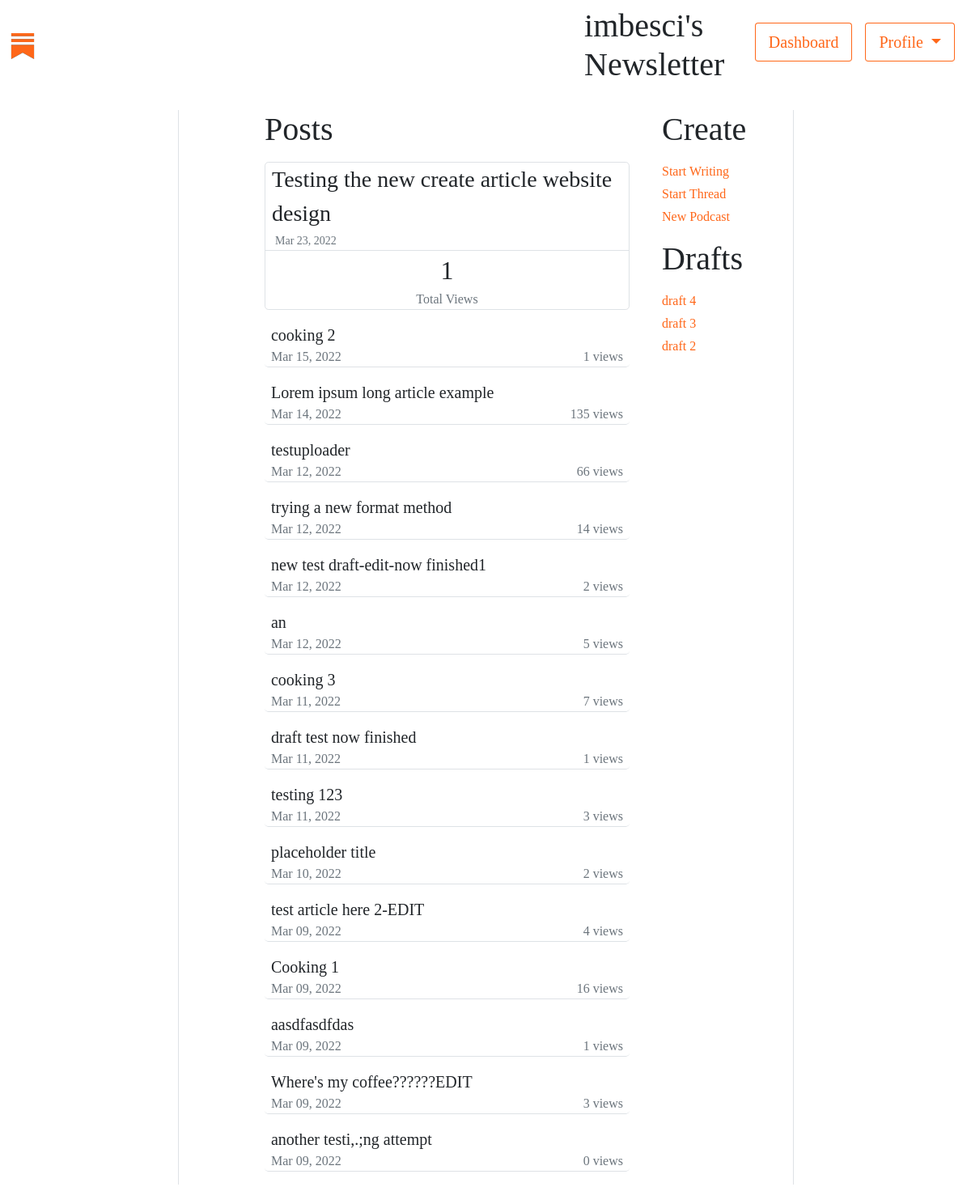
Page /accounts/profile/ (signed in) on the earlier database version.
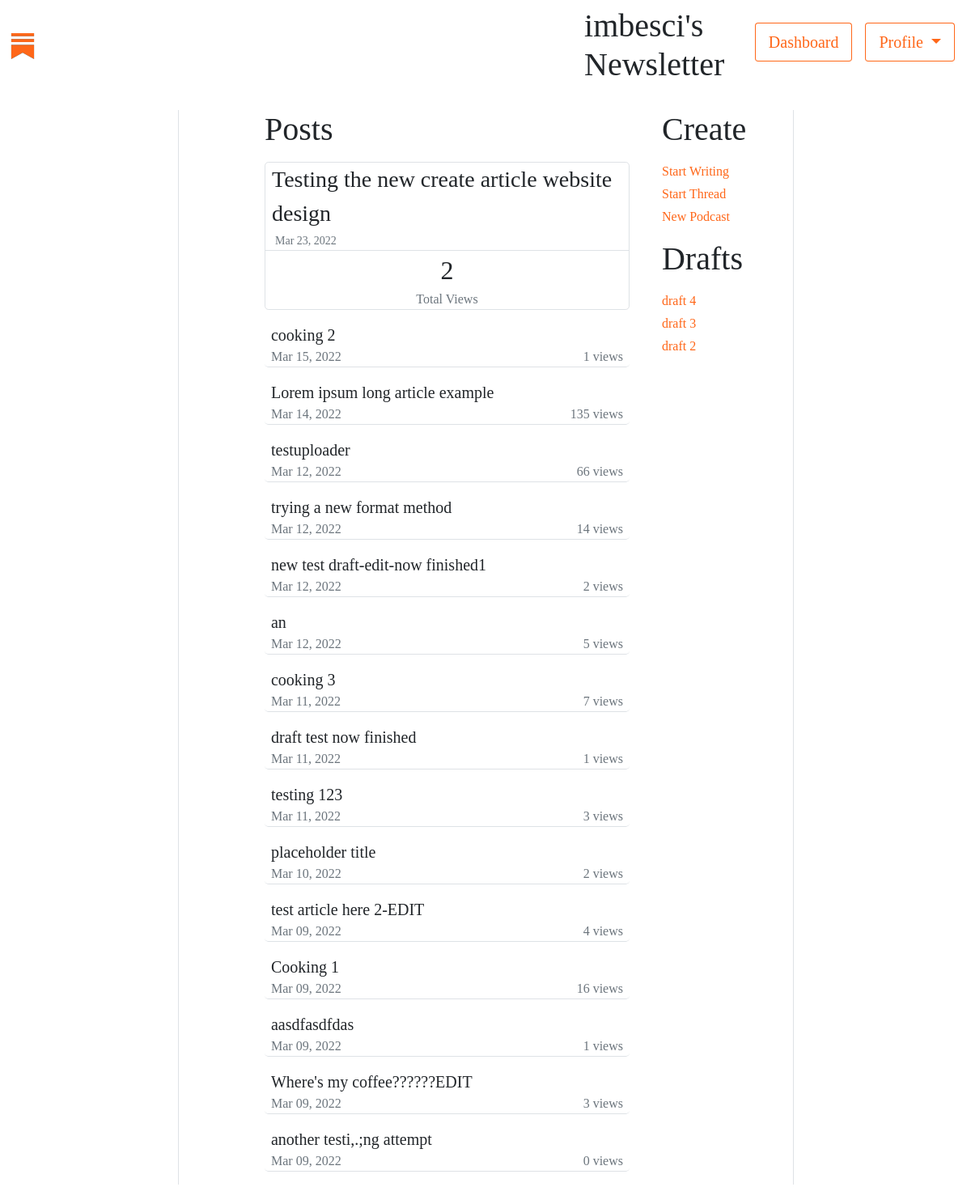
Same page on the later database version.
### articles/models.py (models this page shows, shortened)
class Article(models.Model):
    title =         models.CharField(max_length=200)
    description =   models.CharField(max_length = 150)
    body =          RichTextUploadingField(blank = True, null=True)
    slug =          models.SlugField()
    date =          models.DateTimeField(auto_now_add = True)
    last_edited =   models.DateTimeField(auto_now = True)
    thumbnail =     models.ImageField(default='logo.png', blank = True)
    topicslist = [
        ("Business","Business"),
        ("Culinary", "Culinary"),
        ("Culture", "Culture"),
        ("Health", "Health"),
        ("Literature", "Literature"),
        ("Other", "Other"),
        ("Politics", "Politics"),
        ("Sports", "Sports"),
    ]
    topic =         models.CharField(max_length=30, null=True, blank=True, choices=topicslist)
    author =        models.ForeignKey(SubstackUser,  null=True, blank=True, on_delete=models.CASCADE)
    views =         models.IntegerField(default=0)
    is_draft =      models.BooleanField(default=False)
    REQUIRED_FIELDS = ['title',]
    def MDYdate(self):
        months= {'01':'Jan', '02':'Feb', '03':'Mar',
                '04':'Apr', '05':'May', '06':'Jun',
                '07':'Jul', '08':'Aug', '09':'Sep',
                '10':'Oct', '11':'Nov', '12':'Dec'}
        mdy = self.date.strftime("%m_%d_%Y_%-I_%M_%p").split('_')
        return f"{months[mdy[0]]} {mdy[1]}, {mdy[2]}"

### accounts/views.py (the view)
@login_required(login_url='accounts:login', redirect_field_name='auth_failed')
def account_dashboard(request):
    if request.method == "POST":
        draftKey = request.POST.get('draftRedirect')
        draftData = Article.objects.get(pk=draftKey)
        return render(request, 'articles/article_creation.html', context = {'draftData' : draftData } )
    context = {}
    account = request.user #retrieve the user
    context['account'] = account
    numArticles = len(list(Article.objects.all().filter(author = account.pk)))
    if numArticles >0:
        firstArticle = Article.objects.filter(author = account.pk, is_draft=False).order_by("-date")[0]
        context['firstArticle'] = firstArticle
    else:
        context['firstArticle'] = None
    if numArticles>1:
        remainingArticles = Article.objects.filter(author = account.pk, is_draft=False).order_by("-date")[1:]
        context['remainingArticles'] = remainingArticles
    recentDrafts = Article.objects.filter(author = account.pk, is_draft=True).order_by("-date")[0:3]
    context['drafts'] = recentDrafts
    context['isProfile'] = True
    return render(request, 'accounts/dashboard.html', context=context)

### accounts/templates/accounts/dashboard.html (shortened to what this page needs)
{% extends 'default.html' %}
{% load static %}
{% block customcss %} <link rel="stylesheet" href="{% static 'styles.css' %}"> {% endblock customcss %}
{% block content %}
{% include 'snippets/generalheader.html' %}
<div class="container-sm my-4">
    <div class="row justify-content-center">
        <div class="col-2"></div>
        <div class="col-1 border-start"></div>
        <div class="col-5">
            <p class="display-6 fw-lighter">Posts</p>
            {% if firstArticle %}
            <div class="border rounded-3">
                <div class="lead fs-3 mx-2"><a class="link-dark " href="{% url 'articles:full' firstArticle.slug %}">{{firstArticle.title}}</a></div>&nbsp&nbsp&nbsp<small class="text-muted text-sm-end d-inline-block">{{firstArticle.MDYdate}}</small>
                <div class="border-bottom"></div>
                <div class="lead text-center fs-2">{{firstArticle.views}}</div>
                <p class="text-muted text-center my-0">Total Views</p>
            </div>
            {% for article in remainingArticles %}
            <div class="border-bottom rounded-3 my-3">
                <div class="lead fs-5 mx-2"><a class="link-dark" href="{% url 'articles:full' article.slug %}">{{article.title}}</a></div>
            <div class="d-flex justify-content-between">
                <div class="text-muted mx-2">{{article.MDYdate}}</div>
                <div class="text-muted mx-2">{{article.views}} views</div>
            </div>
            </div>
            {% endfor %}
            {% else %}
            <div class="border border-primary rounded-3">
                <div class="lead fs-3 mx-2"><a class="link-dark " href="{% url 'articles:create' %}">Create your first article</a></div>&nbsp&nbsp&nbsp
            </div>
            {% endif %}
        </div>
    <div class="col-2">
            <p class="display-6 fw-lighter mx-3">Create</p>
            <div class="mx-3"><a href="{% url 'articles:create' %}">Start Writing</a></div>
            <div class="mx-3 mt-1"><a href="{% url 'articles:create' %}">Start Thread</a></div>
            <div class="mx-3 mt-1"><a href="{% url 'articles:create' %}">New Podcast</a></div>
            <p class="display-6 fw-lighter mx-3 mt-3 px-0">Drafts</p>
            {% for draft in drafts %}
                <div class="mx-3 mt-1"><a href="{% url 'articles:update' draft.pk %}"> {{draft.title}} </a></div>
            {% endfor %}
</div>
<div class="col-2 border-start"></div>
{% endblock content%}

Differences in the rows shown:
changed Article "Testing the new create article website design": views "1" → "2"
